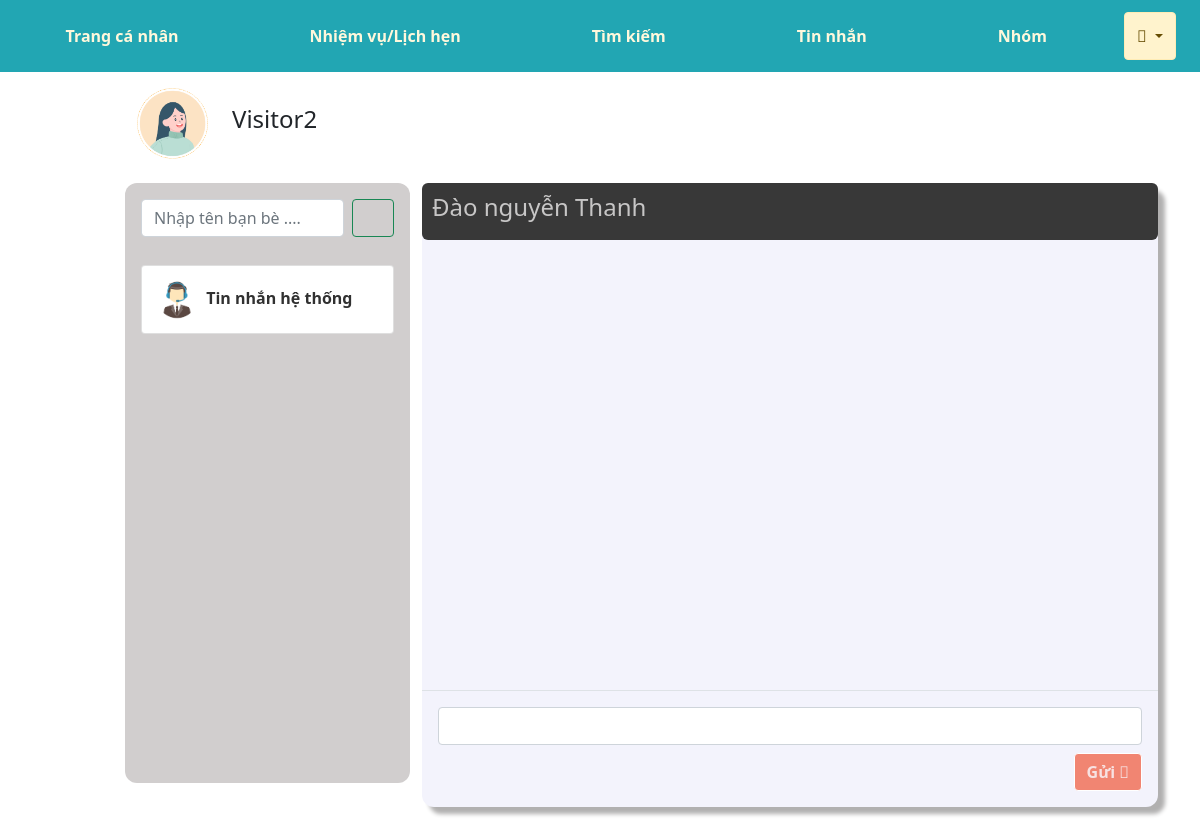
Page /src/user/tinnhan.php?tinnhan_to=77 (signed in) on the committed database.
### tables this page shows
CREATE TABLE `tb_nguoidung` (
  `id_nguoidung` int(10) UNSIGNED NOT NULL,
  `tennguoidung` varchar(100) NOT NULL,
  `sodienthoai` varchar(13) NOT NULL,
  `ngaysinh` date NOT NULL,
  `diachi` varchar(255) NOT NULL,
  `email` varchar(255) NOT NULL,
  `gioitinh` tinyint(1) NOT NULL,
  `mota` varchar(2000) NOT NULL
);

### src/user/tinnhan.php (the view, shortened to what this page needs)
<?php
    include './menu_footer/menu.php';
    $tinnhan_from = $_SESSION['user_login'];
?>
    <div class="container">
        <div class="profile_user row mt-3 mb-4">
            <?php
                include '../config/config.php';
                $id_nguoidung = $_SESSION['user_login'];
                $sql = "SELECT * FROM tb_nguoidung WHERE id_nguoidung = $id_nguoidung";
                $result = mysqli_query($conn,$sql);
                $row = mysqli_fetch_assoc($result);
                $tennguoidung = $row['tennguoidung'];
            ?>
            <div class="img avt col-1">
            <?php
                $gioitinh = $row['gioitinh'];
                if($gioitinh == '0'){
                    echo '<img src="http://localhost/BTL_QuanLiThongTinCaNhan/src/user/image_user/avatar_female.png" class="card-img-top">';
                }else{
                    echo '<img src="http://localhost/BTL_QuanLiThongTinCaNhan/src/user/image_user/avatar_male.png" class="card-img-top">';
                }
            ?>
            </div>
            <div class="img name col-2">
                <h4 class="algin"><?php echo $tennguoidung ?></h4>
            </div>
        </div>
        <div class="row tinnhan_box mb-5">
            <div class="col-1"></div>
            <div class="col-3 banbe_user p-3">
                <div class="row">
                    <div class="col d-flex mb-1">
                        <input type="text" class="form-control me-2" id="txtbanbe_tinnhan" placeholder="Nhập tên bạn bè ....">
                        <button class="btn btn-outline-success" type="submit" name = "timkiem" id="timkiembanbe_tinnhan" ><i class="far fa-search"></i></button>
                    </div>
                </div>
                <ul class="list-group">
                <?php
                    $sql_banbe = "SELECT * FROM tb_banbe WHERE banbe_from = '$tinnhan_from'";
                    $result_banbe = mysqli_query($conn,$sql_banbe);
                    if(mysqli_num_rows($result_banbe)>0){
                        while($row_banbe = mysqli_fetch_assoc($result_banbe)){
                        $id_banbe = $row_banbe['banbe_to'];
                        $sql_user = "SELECT * FROM tb_nguoidung WHERE id_nguoidung = $id_banbe";
                        $result_user = mysqli_query($conn,$sql_user);
                        if(mysqli_num_rows($result_user)>0){
                            while($row = mysqli_fetch_assoc($result_user)){
                                ?>
                                    <li class="mt-4 list-group-item" >
                                        <a href="?tinnhan_to=<?php echo $row['id_nguoidung'] ?>">
                                        <?php
                                            $gioitinh = $row['gioitinh'];
                                            if($gioitinh == '0'){
                                                echo '<img src="http://localhost/BTL_QuanLiThongTinCaNhan/src/user/image_user/avatar_female.png" class="card-img-top" class="img-fluid" alt="Sample image">';
                                            }else{
                                                echo '<img src="http://localhost/BTL_QuanLiThongTinCaNhan/src/user/image_user/avatar_male.png" class="card-img-top" class="img-fluid" alt="Sample image">';
                                            }
                                        ?>
                                        <?php echo $row['tennguoidung'] ?>
                                        </a>
                                    </li>
                                <?php
                                }
                            }else{
                                echo '<h5 class="text-center mt-5">Danh sách bạn bè trống</h5>';
                                echo '<img src="http://localhost/BTL_QuanLiThongTinCaNhan/src/user/image_user/image_notFound.jpg" class="img-fluid" alt="Sample image" >';
                            }
                        }
                        $id_hethong = '1';
                        $sql_hethong = "SELECT * FROM tb_nguoidung WHERE id_nguoidung = '$id_hethong'";
                        $result_hethong = mysqli_query($conn,$sql_hethong);
                        if(mysqli_num_rows($result_hethong)>0){
                            while($row = mysqli_fetch_assoc($result_hethong)){
                                ?>
                                    <li class="mt-4 list-group-item" >
                                        <a href="?tinnhan_to=<?php echo $row['id_nguoidung'] ?>">
                                        <img src="http://localhost/BTL_QuanLiThongTinCaNhan/src/user/image_user/image_admin.png" class="card-img-top" alt="avthethong">
                                        <?php echo $row['tennguoidung'] ?>
                                        </a>
                                    </li>
                                <?php
                                }
                            }
                    }else{
                        $id_hethong = '1';
                        $sql_hethong = "SELECT * FROM tb_nguoidung WHERE id_nguoidung = '$id_hethong'";
                        $result_hethong = mysqli_query($conn,$sql_hethong);
                        if(mysqli_num_rows($result_hethong)>0){
                            while($row = mysqli_fetch_assoc($result_hethong)){
                                ?>
                                    <li class="mt-4 list-group-item" >
                                        <a href="?tinnhan_to=<?php echo $row['id_nguoidung'] ?>">
                                        <img src="http://localhost/BTL_QuanLiThongTinCaNhan/src/user/image_user/image_admin.png" class="card-img-top" alt="avthethong">
                                        <?php echo $row['tennguoidung'] ?>
                                        </a>
                                    </li>
                                <?php
                                }
                            }
                    }
                ?>
                </ul>
            </div>
            <div class="col-8">
                <div class="khungchat_tong">
                    <div class="khungchat">
                        <div class="Tenuser">
                            <h4>
                                <?php
                                    if(isset($_GET['tinnhan_to'])){
                                        $id_nguoidung = $_GET['tinnhan_to'];
                                        $sql_to= "SELECT * FROM tb_nguoidung WHERE id_nguoidung= '$id_nguoidung'";
                                        $result_to = mysqli_query($conn,$sql_to);
                                        if(mysqli_num_rows($result_to)>0){
                                            $row_to = mysqli_fetch_assoc($result_to);
                                                echo $row_to['tennguoidung'];
                                        }
                                        }
                                ?>
                            </h4>
                        </div>
                        <div class="modal-body" id="msBody">
                        </div>
                        <div class="modal-footer d-flex">
                            <input name="" id="noidung" class="form-control"></input>
                            <button id="guitinnhan" class="btn btn_guidi" type ="submit" style="height: 70%;"> Gửi <i class="fal fa-paper-plane"></i></button>
                        </div>
                    </div>
                </div>
            </div>
        </div>
    </div>
<?php
    include './menu_footer/footer.php';
?>

### src/user/css/style.css (style rules this page uses)
.profile_user { align-items: center; }
.banbe_user ul li { list-style: none; margin-top: 10px; background-color: rgb(255, 255, 255); padding: 10px; border-radius: 12px; word-wrap:break-word; }
.banbe_user ul li img { max-width: 50px; }
.banbe_user ul li a { text-decoration: none; color: rgb(49, 49, 49); font-weight: 700; }
.banbe_user { height: 600px; background-color: #d1cece; overflow-y: scroll; border-radius: 12px; }
.modal-body { height: 450px; overflow-y:scroll; overflow-x:hidden; }
.khungchat { background-color: rgb(243, 243, 252); border-radius: 12px; box-shadow: 7px 7px 4px rgb(177, 176, 176); }
.Tenuser { border-radius: 6px; padding: 10px; background-color: rgb(56, 56, 56); color: rgb(199, 198, 198); }
.btn_guidi { border: 1px solid white; font-weight: 700; color: rgb(247, 226, 226); background-color: rgb(241, 133, 114); }

### rows in the picture
tb_nguoidung: tennguoidung "Visitor2"
tb_nguoidung: tennguoidung "Tin nhắn hệ thống"
tb_nguoidung: tennguoidung "Đào nguyễn Thanh"
